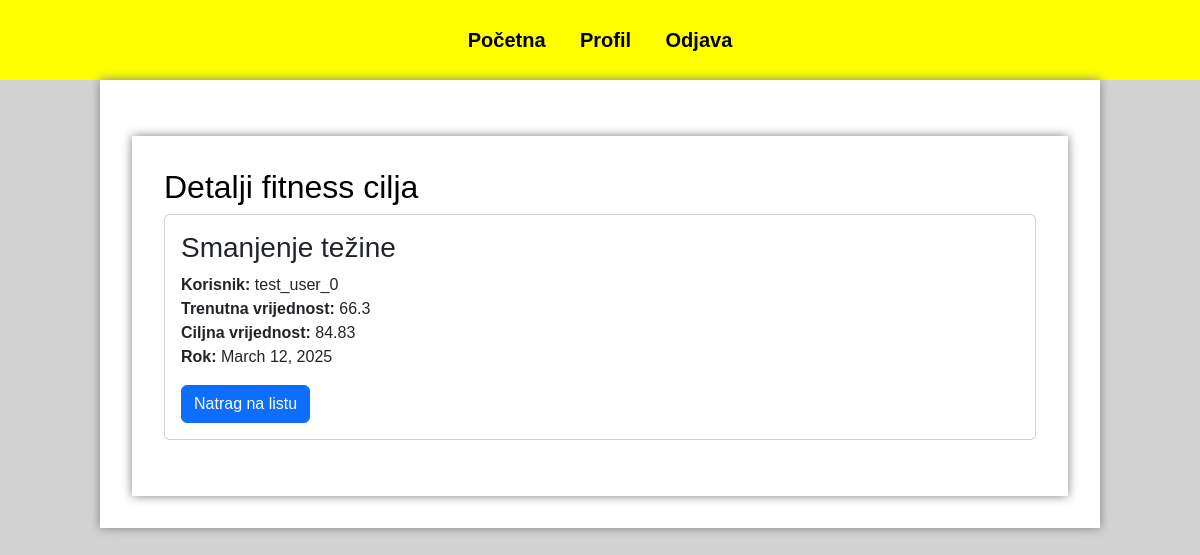
/cilj/121/ (signed in), run on the app's committed database.
### main/models.py (models this page shows, shortened)
class FitnessCilj(models.Model):
    FITNESS_CILJ = [
        ('Mršavljenje', 'Mršavljenje'),
        ('Dobivanje mišićne mase', 'Dobivanje mišićne mase'),
        ('Izdržljivost', 'Izdržljivost'),
        ('Fleksibilnost', 'Fleksibilnost'),
        ('Snaga', 'Snaga'),
        ('Brzina', 'Brzina')
    ]
    korisnik = models.ForeignKey(KorisnickiProfil, on_delete=models.CASCADE, related_name="fitness_ciljevi")
    naziv_cilja = models.CharField(max_length=255, choices=FITNESS_CILJ)
    ciljna_vrijednost = models.FloatField(default=0, help_text="(npr. ciljna težina, udaljenost ili broj ponavljanja)")
    trenutna_vrijednost = models.FloatField(default=0)
    rok = models.DateField()

class KorisnickiProfil(models.Model):
    korisnik = models.OneToOneField(User, on_delete=models.CASCADE)
    godine = models.PositiveIntegerField()
    visina = models.FloatField(help_text="Visina u cm")
    tezina = models.FloatField(help_text="Težina u kg")
    opis = models.TextField(blank=True, null=True)

### main/views.py (the view)
# urls.py: path('cilj/<int:pk>/', FitnessCiljDetailView.as_view(), name='cilj-detail'),
class FitnessCiljDetailView(LoginRequiredMixin, DetailView):
    model = FitnessCilj
    template_name = 'main/fitness_cilj_detail.html'
    context_object_name = 'cilj'

### templates/main/fitness_cilj_detail.html
{% extends 'base.html' %}
{% block content %}
<div class="container mt-4">
    <h2>Detalji fitness cilja</h2>
    <div class="card mb-4">
        <div class="card-body">
            <h3 class="card-title">{{ cilj.naziv_cilja }}</h3>
            <p class="card-text">
                <strong>Korisnik:</strong> {{ cilj.korisnik.korisnik.username }}<br>
                <strong>Trenutna vrijednost:</strong> {{ cilj.trenutna_vrijednost }}<br>
                <strong>Ciljna vrijednost:</strong> {{ cilj.ciljna_vrijednost }}<br>
                <strong>Rok:</strong> {{ cilj.rok }}<br>
            </p>
            <a href="{% url 'cilj-list' %}" class="btn btn-primary">Natrag na listu</a>
        </div>
    </div>
</div>
{% endblock %}

### templates/base.html (style rules this page uses)
body { font-family: Arial, sans-serif; margin: 0; padding: 0; background-color: lightgray; color: black; }
.container { padding: 32px; max-width: 1000px; margin: auto; background: white; box-shadow: 0 0 10px gray; }

### data on the page
FitnessCilj: naziv_cilja "Smanjenje težine", korisnik.korisnik.username "test_user_0", trenutna_vrijednost "66.3", ciljna_vrijednost "84.83", rok "March 12, 2025"
